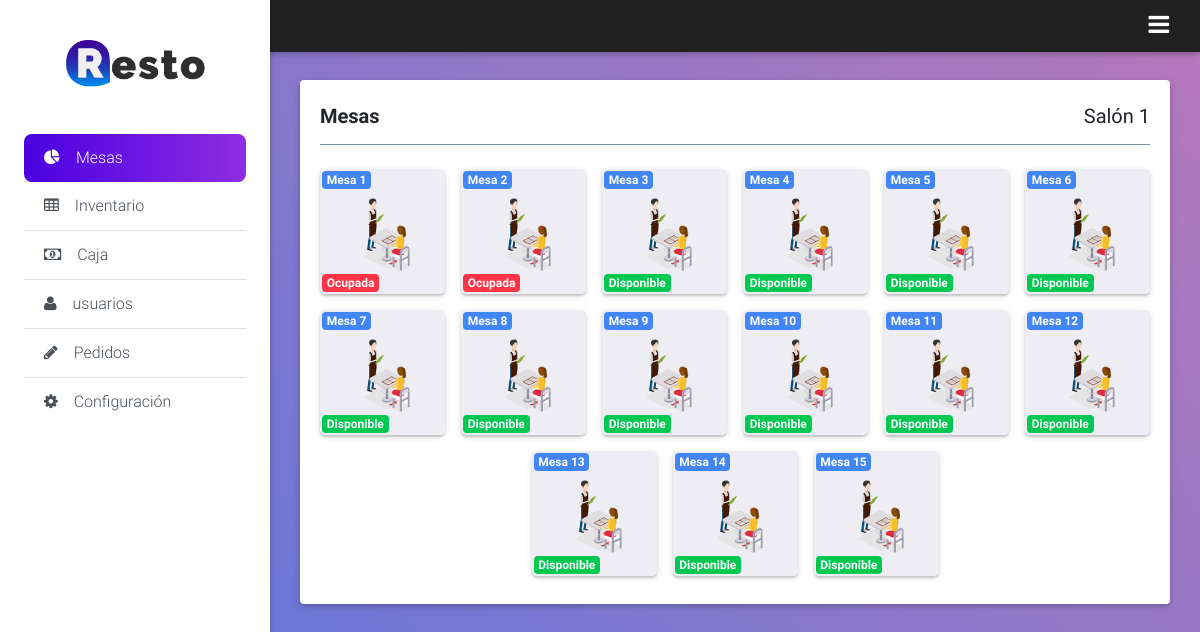
/index.php (signed in), run on the app's committed database.
### tables this page shows
CREATE TABLE `mesas` (
  `id_mesas` int(10) NOT NULL,
  `nro_mesa` int(10) NOT NULL,
  `estado` varchar(50) NOT NULL DEFAULT 'Disponible'
);

### index.php (called while the page is built, shortened)
<?php
require 'config/conexion.php';
require_once 'consultas/mesas.php';
require_once 'consultas/cantidad_mesas.php';
$mesas = array_slice($mesas, 0, $cant_mesas);
require 'views/index.view.php';
 ?>

### consultas/mesas.php (called while the page is built)
<?php
	$statement = $con->prepare ('
		SELECT * FROM mesas
		ORDER BY nro_mesa
		');
	$statement->execute();
	$mesas = $statement->fetchAll();
 ?>

### consultas/cantidad_mesas.php (called while the page is built)
<?php
	$statement = $con->prepare ('SELECT cantidad_mesas FROM config');
	$statement->execute();
	$cant_mesas = $statement->fetch();
	$cant_mesas = $cant_mesas[0];
 ?>

### views/index.view.php (shortened to what this page needs)
<?php require_once 'head.php';?>
<body class="bg">
    <header>
        <?php require_once 'navbar.php'; ?>
        <?php require_once 'sidebar.php'; ?>
    </header>
    <main id="main" class="pt-5">
        <div class="container-fluid mt-4 pt-2">
            <div class="container">
                <div class="row">
                    <div class="col-12 mb-4">
                        <div class="card">
                            <div class="card-body">
                                <div class="d-flex justify-content-between mb-3">
                                    <h5 class="mb-2 mb-sm-0 pt-1 titulo-seccion">
                                        <strong>Mesas</strong>
                                    </h5>
                                    <h5 class="mb-2 mb-sm-0 pt-1">
                                        <span>Salón 1</span>
                                    </h5>
                                </div>
                                <hr class="mdb-color lighten-3">
                                <div class="row d-flex justify-content-center">
                                    <?php foreach ($mesas as $mesa): ?>
                                        <a class="mesa col-12 col-sm-6 col-lg-3 m-2" data-toggle="modal" data-target="#modalMesa<?php echo $mesa['nro_mesa']?>">
                                            <div class="badge badge-primary nro-mesa">Mesa <?php echo $mesa['nro_mesa'] ?></div>
                                            <div class="badge estado-mesa
                                                <?php if ($mesa['estado'] == "Disponible"): ?>
                                                    badge-success
                                                <?php else: ?>
                                                    badge-danger
                                                <?php endif ?>"><?php echo $mesa['estado'] ?>
                                            </div>
                                        </a>
                                    <?php endforeach ?>
                                </div>
                            </div>
                        </div>
                    </div>
                </div></div>
        </div>
    </main>
</body>
</html>

### public/css/style.css (style rules this page uses)
.titulo-seccion { font-weight: bold; }
.bg { height: 100%; width: 100%; background-image: url('../img/bg-login.jpg'); background-repeat: no-repeat; background-size: cover; background-position: center center; background-attachment: fixed; z-index: 1; position: relative; }
@media screen and (min-width: 520px) { .bg { height: 100vh; } }
@media (min-width: 768px) { .navbar, .page-footer, main { padding-left: 270px; } }
.mesa { width: 125px !important; max-width: 125px; height: 125px !important; border-radius: 5px; box-shadow: 0 2px 2px 0 rgba(0,0,0,.16), 0 2px 7px 0 rgba(0,0,0,.12); background: url('../img/mesa.png'); -webkit-background-size: 110px 110px; background-size: 110px 110px; background-position: 10px 9px; }
.mesa .badge { box-shadow: none; border-radius: 4px !important; }
.mesa .nro-mesa { position: absolute; top: 2px; left: 2px; border-radius: 2px; }
.mesa .estado-mesa { position: absolute; bottom: 2px; left: 2px; border-radius: 2px; }

### data on the page
mesas: nro_mesa "1", estado "Ocupada"
mesas: nro_mesa "2", estado "Ocupada"
mesas: nro_mesa "3", estado "Disponible"
mesas: nro_mesa "4", estado "Disponible"
mesas: nro_mesa "5", estado "Disponible"
mesas: nro_mesa "6", estado "Disponible"
mesas: nro_mesa "7", estado "Disponible"
mesas: nro_mesa "8", estado "Disponible"
mesas: nro_mesa "9", estado "Disponible"
mesas: nro_mesa "10", estado "Disponible"
mesas: nro_mesa "11", estado "Disponible"
mesas: nro_mesa "12", estado "Disponible"
mesas: nro_mesa "13", estado "Disponible"
mesas: nro_mesa "14", estado "Disponible"
mesas: nro_mesa "15", estado "Disponible"
